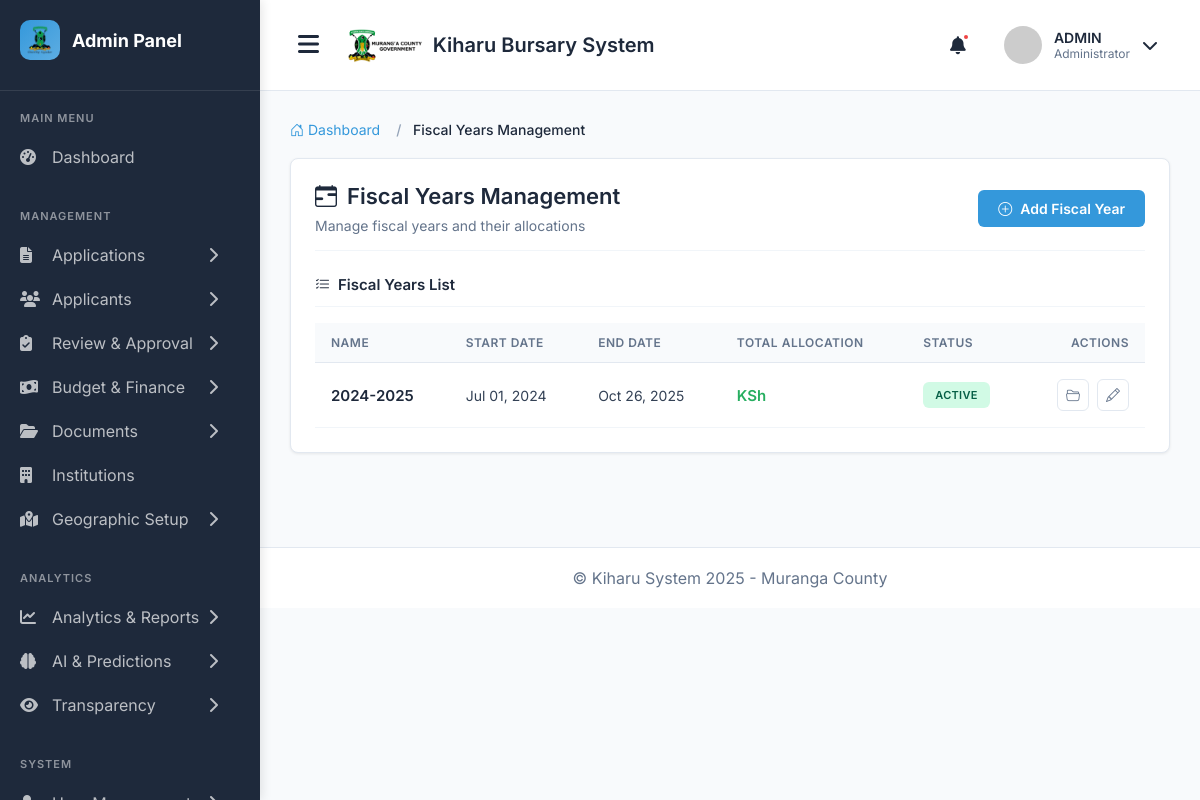
/admin-fiscal-years/ (signed in), run on the app's committed database.
### main_application/models.py (models this page shows, shortened)
class FiscalYear(models.Model):
    name = models.CharField(max_length=20, unique=True)  # e.g., "2024-2025"
    start_date = models.DateField()
    end_date = models.DateField()
    county = models.ForeignKey(County, on_delete=models.CASCADE, related_name='fiscal_years')
    total_county_budget = models.DecimalField(
        max_digits=15,
        decimal_places=2,
        help_text="Total county budget for the year"
    )
    education_budget = models.DecimalField(
        max_digits=15,
        decimal_places=2,
        help_text="Education sector allocation"
    )
    total_bursary_allocation = models.DecimalField(
        max_digits=12,
        decimal_places=2,
        help_text="Total county bursary allocation for the year"
    )
    equitable_share = models.DecimalField(
        max_digits=15,
        decimal_places=2,
        default=0,
        help_text="Equitable share from National Treasury"
    )
    conditional_grants = models.DecimalField(
        max_digits=15,
        decimal_places=2,
        default=0,
        help_text="Conditional allocations from National Treasury"
    )
    number_of_disbursement_rounds = models.PositiveIntegerField(
        default=2,
        help_text="How many times bursaries are disbursed per year (e.g., 2, 4, or 5)"
    )
    is_active = models.BooleanField(default=False)
    application_open = models.BooleanField(default=False)
    application_deadline = models.DateField(blank=True, null=True)
    created_at = models.DateTimeField(auto_now_add=True)
    created_by = models.ForeignKey(User, on_delete=models.SET_NULL, null=True)
    class Meta:
        ordering = ['-start_date']

### main_application/views.py (the view)
# urls.py: path('admin-fiscal-years/', views.fiscal_year_list, name='fiscal_year_list'),
@login_required
@user_passes_test(is_admin)
def fiscal_year_list(request):
    fiscal_years = FiscalYear.objects.all().order_by('-start_date')
    paginator = Paginator(fiscal_years, 10)
    page_number = request.GET.get('page')
    page_obj = paginator.get_page(page_number)
    context = {
        'fiscal_years': page_obj,
        'page_obj': page_obj
    }
    return render(request, 'admin/fiscal_year_list.html', context)

### main_application/views.py (called while the page is built)
def is_admin(user):
    return user.user_type == 'admin'

### templates/admin/fiscal_year_list.html (shortened to what this page needs)
{% extends 'admin_base.html' %}
{% load humanize %}
{% block content %}
<div class="container-fluid">
    <nav aria-label="breadcrumb">
        <ol class="breadcrumb">
            <li class="breadcrumb-item">
                <a href="{% url 'admin_dashboard' %}">
                    <i class="bi bi-house-door"></i> Dashboard
                </a>
            </li>
            <li class="breadcrumb-item active" aria-current="page">Fiscal Years Management</li>
        </ol>
    </nav>
    <div class="section-container">
        <div class="page-header">
            <div>
                <h1 class="page-title">
                    <i class="bi bi-calendar-range"></i>
                    Fiscal Years Management
                </h1>
                <p class="page-subtitle">
                    Manage fiscal years and their allocations
                </p>
            </div>
            <a href="{% url 'fiscal_year_create' %}" class="btn-primary-custom">
                <i class="bi bi-plus-circle"></i>
                Add Fiscal Year
            </a>
        </div>
        <div class="table-header">
            <h6 class="table-title">
                <i class="bi bi-list-check"></i>
                Fiscal Years List
            </h6>
        </div>
        <div class="table-responsive">
            {% if fiscal_years %}
            <table class="fiscal-years-table">
                <thead>
                    <tr>
                        <th>Name</th>
                        <th>Start Date</th>
                        <th>End Date</th>
                        <th>Total Allocation</th>
                        <th>Status</th>
                        <th style="text-align: right;">Actions</th>
                    </tr>
                </thead>
                <tbody>
                    {% for fiscal_year in fiscal_years %}
                    <tr>
                        <td>
                            <span class="fiscal-year-name">{{ fiscal_year.name }}</span>
                        </td>
                        <td>
                            <span class="date-text">{{ fiscal_year.start_date|date:"M d, Y" }}</span>
                        </td>
                        <td>
                            <span class="date-text">{{ fiscal_year.end_date|date:"M d, Y" }}</span>
                        </td>
                        <td>
                            <span class="allocation-amount">KSh {{ fiscal_year.total_allocation|floatformat:0|intcomma }}</span>
                        </td>
                        <td>
                            {% if fiscal_year.is_active %}
                                <span class="status-badge status-active">Active</span>
                            {% else %}
                                <span class="status-badge status-inactive">Inactive</span>
                            {% endif %}
                        </td>
                        <td>
                            <div class="action-buttons">
                                <a href="{% url 'bursary_category_list' %}?fiscal_year={{ fiscal_year.id }}"
                                   class="action-btn btn-info"
                                   title="View Categories">
                                    <i class="bi bi-folder2-open"></i>
                                </a>
                                <a href="{% url 'fiscal_year_update' fiscal_year.id %}"
                                   class="action-btn"
                                   title="Edit">
                                    <i class="bi bi-pencil"></i>
                                </a>
                            </div>
                        </td>
                    </tr>
                    {% endfor %}
                </tbody>
            </table>
            {% endif %}
        </div>
    </div>
</div>
{% endblock %}

### templates/admin_base.html (style rules this page uses)
* { margin: 0; padding: 0; box-sizing: border-box; }
:root { --primary-color: #3498db; --primary-hover: #2980b9; --sidebar-bg: #1E293B; --sidebar-hover: #334155; --main-bg: #F8FAFC; --card-bg: #FFFFFF; --text-primary: #1E293B; --text-secondary: #64748B; --border-color: #E2E8F0; --success-color: #10B981; --danger-color: #EF4444; --warning-color: #F59E0B; }
body { font-family: 'Inter', sans-serif; background-color: var(--main-bg); color: var(--text-primary); overflow-x: hidden; }
.page-header { margin-bottom: 30px; }
.page-title { font-size: 28px; font-weight: 700; margin-bottom: 8px; }
.breadcrumb { display: flex; gap: 8px; color: var(--text-secondary); font-size: 14px; }
.breadcrumb a { color: var(--text-secondary); text-decoration: none; }

### templates/admin/fiscal_year_list.html (style rules this page uses)
.breadcrumb { padding: 0; margin-bottom: 20px; font-size: 14px; list-style: none; display: flex; flex-wrap: wrap; }
.breadcrumb-item { color: #64748B; }
.breadcrumb-item + .breadcrumb-item::before { content: "/ "; color: #94A3B8; padding: 0 8px; }
.breadcrumb-item.active { color: #1E293B; font-weight: 500; }
.breadcrumb a { color: #3498db; text-decoration: none; transition: color 0.3s ease; }
.section-container { background: white; border-radius: 8px; padding: 24px; box-shadow: 0 1px 3px rgba(0, 0, 0, 0.08); margin-bottom: 24px; border: 1px solid #E2E8F0; }
.page-header { margin-bottom: 24px; padding-bottom: 16px; border-bottom: 1px solid #F1F5F9; display: flex; justify-content: space-between; align-items: center; flex-wrap: wrap; gap: 16px; }
.page-title { font-size: 22px; font-weight: 600; color: #1E293B; margin-bottom: 8px; display: flex; align-items: center; gap: 10px; }
.page-subtitle { color: #64748B; font-size: 14px; margin: 0; }
.btn-primary-custom { padding: 10px 20px; background: #3498db; color: white; border: none; border-radius: 6px; font-size: 14px; font-weight: 600; cursor: pointer; transition: all 0.3s ease; text-decoration: none; display: inline-flex; align-items: center; gap: 8px; }
.table-header { display: flex; justify-content: space-between; align-items: center; margin-bottom: 16px; padding-bottom: 12px; border-bottom: 1px solid #F1F5F9; }
.table-title { font-size: 15px; font-weight: 600; color: #1E293B; display: flex; align-items: center; gap: 8px; }
.fiscal-years-table { width: 100%; border-collapse: separate; border-spacing: 0; }
.fiscal-years-table thead th { background: #F8FAFC; padding: 12px 16px; text-align: left; font-size: 12px; font-weight: 600; color: #64748B; text-transform: uppercase; letter-spacing: 0.5px; border-bottom: 1px solid #E2E8F0; white-space: nowrap; }
.fiscal-years-table tbody td { padding: 16px; border-bottom: 1px solid #F1F5F9; font-size: 14px; color: #334155; vertical-align: middle; }
.fiscal-years-table tbody tr { transition: background-color 0.2s ease; }
.fiscal-year-name { font-weight: 600; color: #1E293B; font-size: 15px; }
.date-text { color: #334155; }
.allocation-amount { font-weight: 600; color: #27ae60; font-size: 15px; }
.status-badge { display: inline-block; padding: 6px 12px; border-radius: 6px; font-size: 11px; font-weight: 600; text-transform: uppercase; letter-spacing: 0.3px; }
.status-active { background: #D1FAE5; color: #065F46; }
.action-buttons { display: flex; gap: 8px; justify-content: flex-end; }
.action-btn { width: 32px; height: 32px; display: inline-flex; align-items: center; justify-content: center; border: 1px solid #E2E8F0; background: white; color: #64748B; text-decoration: none; border-radius: 6px; transition: all 0.2s ease; cursor: pointer; font-size: 14px; }

### data on the page
FiscalYear: name "2024-2025", start_date "Jul 01, 2024", end_date "Oct 26, 2025", is_active "ACTIVE"
